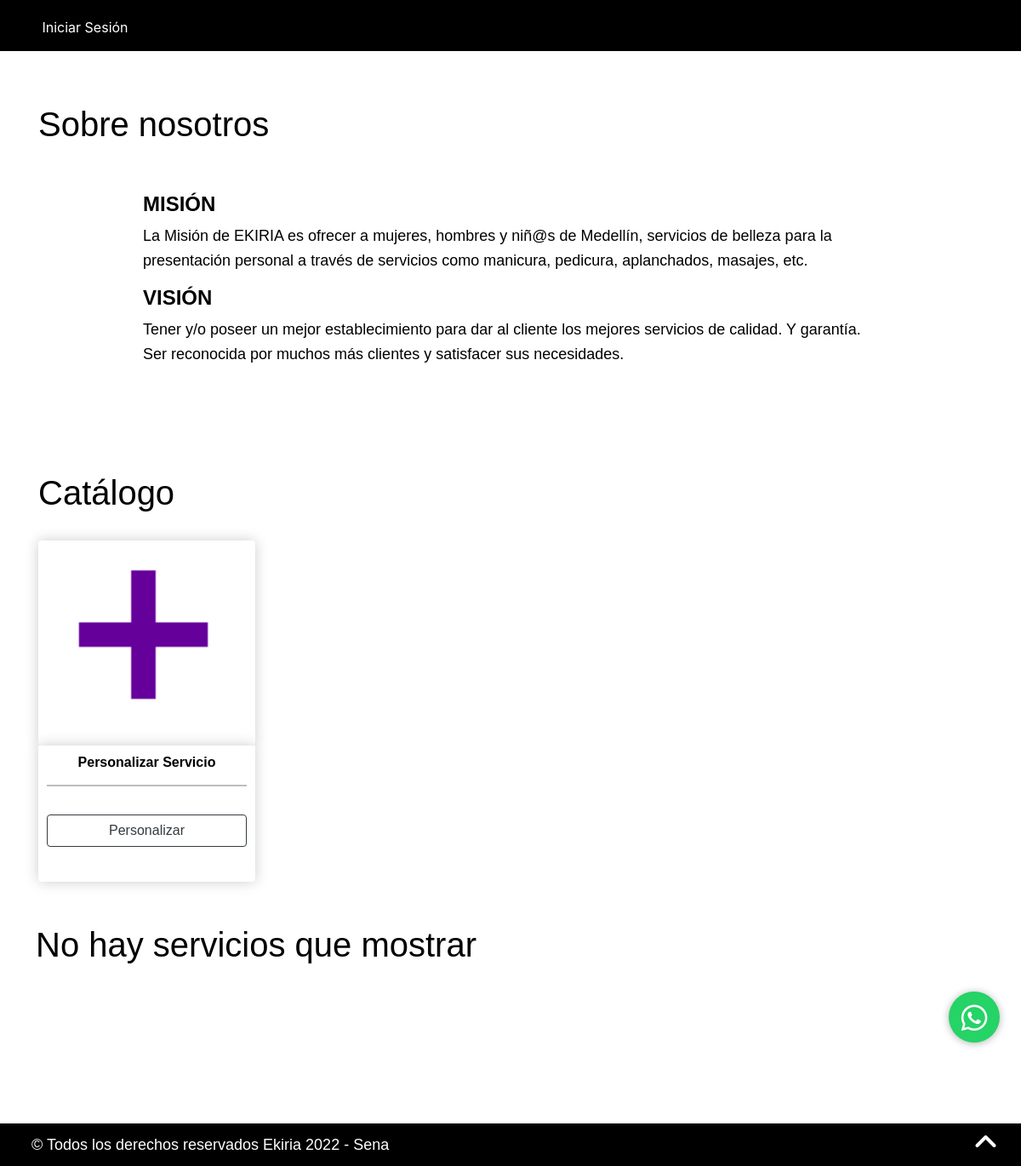
The page / on the database its author committed.
### Configuracion/models.py (models this page shows, shortened)
class cambios(models.Model):
    id_cambios =  models.AutoField(primary_key=True, unique=True)
    Color_Letra = models.CharField(max_length=20, null=False, blank=False)
    Color_Fondo = models.CharField(max_length=20, null=False, blank=False)
    tamano_Titulo = models.CharField(max_length=20, null=False, blank=False)
    tamano_Texto = models.CharField(max_length=20, null=False, blank=False)
    Tipo_Letra = models.CharField(max_length=20, null=False, blank=False)
    Texto_Mision= models.CharField(max_length=500, null=False, blank=False)
    Texto_Vision= models.CharField(max_length=500, null=False, blank=False)
    class Meta:
        db_table = "Cambios"

class cambiosFooter(models.Model):
    id_footer = models.AutoField(primary_key=True, unique=True)
    Direccion = models.CharField(max_length=500, null=False, blank=False)
    Telefono = models.CharField(max_length=20, null=False, blank=False)
    Derechos = models.CharField(max_length=20, null=False, blank=False)
    Footer_Color_Letra = models.CharField(max_length=20, null=False, blank=False)
    Footer_Color_Fondo = models.CharField(max_length=20, null=False, blank=False)
    Footer_tamano_Titulo = models.CharField(max_length=20, null=False, blank=False)
    Footer_tamano_Texto = models.CharField(max_length=20, null=False, blank=False)
    Footer_Tipo_Letra = models.CharField(max_length=20, null=False, blank=False)
    class Meta:
        db_table = "footer"

### Proyecto_Ekiria/views.py (the view, shortened to what this page needs)
# urls.py: path('', Inicio.as_view(), name="Inicio"),
class Inicio(View):
    def get(self, request, *args, **kwargs):
        try:
            Vista = VistasDiarias.objects.get(id_dia=datetime.today().strftime('%Y-%m-%d'))
            Vista.Contador = Vista.Contador + 1
            Vista.save()
        except:
            Vistas = VistasDiarias.objects.create(id_dia=datetime.today().strftime('%Y-%m-%d'))
            Vista = VistasDiarias.objects.get(id_dia=datetime.today().strftime('%Y-%m-%d'))
            Vista.Contador = Vista.Contador + 1
            Vista.save()
        catalogo = Catalogo.objects.all()
        catalogoLista = []
        cambiosQueryset = cambios.objects.all()
        cambiosfQueryset = cambiosFooter.objects.all()
        contexto = {'cambios':cambiosQueryset, 'footer':cambiosfQueryset, 'catalogo':catalogoLista}
        try:
            UserSesion = if_User(request)
            contexto["User"] = UserSesion
            return render(request, 'index.html', contexto)
        except:
            return render(request, 'index.html',contexto)

### Usuarios/context_processors.py (called while the page is built)
def registro_form(request):
    registro_form = Regitro()
    return{
        'registroForm':registro_form
    }

### Usuarios/views.py (called while the page is built)
def if_User(request):
    UserSesion=""
    if request.session:
        try:
            if request.session['pk']:
                imagen = Usuario.objects.get(id_usuario=request.session['pk'])
                imagen = imagen.img_usuario
                UserSesion = {"username":request.session['username'], "rol":request.session['rol'], "admin":request.session['Admin'],"imagen":imagen, "notify":request.session['notificaciones']}
                return UserSesion
        except:
            return False

### Proyecto_Ekiria/Templates/index.html (shortened to what this page needs)
{% extends "Menu_Usuario.html" %} {% block head %} {% load static %}
<head>
    <link rel="stylesheet" href="/static/Configuracion/css/estilo.css">
    <link rel="stylesheet" href="{% static 'Ventas/css/Ventas.css' %}">
</head>{% endblock head %} {% block Contenido %}
<div class="contenedorcambios">
    <h1 class="container tipo">Sobre nosotros</h1>
    {%if cambios%} {%for cambios in cambios%}
    <div class="ContenedorMision">
        <div class="ContMision">
            <div class="recuadro" id="texto" style="word-wrap: break-word;">
                <h4 id="text" class="tipo">MISIÓN</h4>
                <p id="text2" class="tipo">{{cambios.Texto_Mision}}<br>
                </p>
                <h4 id="text" class="tipo">VISIÓN</h4>
                <p id="text2" class="tipo">{{cambios.Texto_Vision}}</p>
            </div>
        </div>
    </div>
    {%endfor%} {%else%}
    <h1>No hay registros</h1>
    {%endif%}
</div>
<div class="container">
    <h1>Catálogo</h1>
    <br>
    <div class="row">
        <div class="col-md-3">
            <div class="box-element">
                <div align="center"><img class="img-fluid ServicePersonaliza" src="/static/Ventas/img/masMorado.png" width="200" height="200"></div>
            </div>
            <div class="box-element product" style="height: 160px;">
                <h6><strong><center>Personalizar Servicio</center> </strong></h6>
                <hr>
                <div class="contenedor-botones">
                    <a style="position: relative; top: 17px !important" class="btn btn-outline-dark" href="{%url 'Ventas:personalizar'%}"><span>Personalizar</span></a>
                </div>
            </div>
        </div>
        {% if catalogo %} {% for servicio in catalogo %}
        <div class="col-md-3">
            <img class="img ImgServiceCatalogo" src="/media/{{servicio.servicio_id.img_servicio}}" height="241">
            <div class="box-element product" style="height: 160px;">
                <h6 style="width:100%; overflow: hidden; white-space:nowrap; text-overflow: ellipsis;"><strong>{{servicio.servicio_id.nombre}}</strong></h6>
                <hr>
                <button onclick="location.href='Ventas/Catalogo'" class="btn btn-outline-success">Al Catalogo!</button>
                <a class="btn  btn-outline-primary" onclick="abrir_modal_detalleServicio('{% url 'Ventas:detalleSer' servicio.servicio_id.slug %}')">Ver</a>
                <hr>
                <h6 style="float: left; color: gray;"><strong>Precio:</strong></h6>
                <h6 style="float: right; "><strong>${{servicio.servicio_id.precio}}</strong></h6>
            </div>
        </div>
        {% endfor %} {% else %}
        <h1>No hay servicios que mostrar</h1>
        {% endif %}
    </div>
</div>
{% for i in footer %}
<a href="https://wa.me/{{i.Telefono}}" id="iconoWhatsapp" class="btn-wsp" target="_blank">
    <i class="fa-brands fa-whatsapp"></i>
</a>
{% endfor %}
{% endblock Contenido %} {% block modal %} {% endblock modal %} {% block scripts %}
<link rel="stylesheet" href="{% static 'Ventas/css/Ventas.css' %}">
{% endblock scripts %}

### Proyecto_Ekiria/Templates/Menu_Usuario.html (shortened to what this page needs)
{% include "preloader.html" %}
<!DOCTYPE html>
<html lang="es">
<head>
    {% block head %}{% endblock head %}
</head>
<body>
    <div class="contentMenu" id="contentMenu">{% if User %}
        <div class="toggle ">
            <i class="abrir fas fa-bars "></i>
            <i class="cerrar fas fa-times "></i>
        </div>
        {% else %}
        <div class="Init__Sec">
            <a href="{%url 'IniciarSesion'%}" style="color: white;">Iniciar Sesión</a>
        </div>
        {% endif %}
        <div class="menus">
        </div>
        <div class="grid">
            <div class="content" id="body-content-menu">
                <div class="relle">
                    <div class="contentDiv" id="div">
                        <br><br><br> {% block Contenido %}{% endblock Contenido %}
                    <br><br><br><br><br><br><br>
                </div>
            </div>
            {% block footer %}
            <div class="footerE">
                {%if footer%} {%for cambiosFooter in footer%}
                <div class="footerContent" id="texto2">
                    <div class="Principal">
                        <ul>
                            <li>
                                <h3 id="text4" class="tipo2">&copy; Todos los derechos reservados Ekiria {{cambiosFooter.Derechos}} - Sena</h3>
                            </li>
                            <li onclick="Footer()"><i class="fa fa-angle-up icon_show"></i></li>
                        </ul>
                    </div>
                </div>
                {%endfor%} {%else%}
                <h1>No hay registros</h1>
                {%endif%}
            </div>
            {% endblock footer %}
        </div>
    </div>
    </div>
    {%block scripts%} {%endblock scripts%}
</body>
</html>

### static/Proyecto_Ekiria/css/stylePreloader.css (style rules this page uses)
* { margin: 0; padding: 0; box-sizing: border-box; --black: #000000; --menu_color: #0f0f0f; --white: #fff; --ShinyPurple: #a200ff; --Purple: #572364; }
body { background: #fff !important; overflow: hidden; }
.contentMenu { visibility: hidden; }

### static/Proyecto_Ekiria/css/styleMenuUsuario.css (style rules this page uses)
* { margin: 0; padding: 0; box-sizing: border-box; }
body { min-height: 100vh; }
.grid { position: fixed; background-color: transparent; top: 0px; left: 0; bottom: 0; width: 100%; box-sizing: initial; display: flex; }
.content { margin-top: 60px; margin-bottom: 0px; }
@media (min-width: 950px) { .content { width: 100%; top: 0px; margin-right: 0px; overflow: auto; float: right; transition: 0.2s; } }
.menus { position: sticky; top: 0px; margin: 0 auto; width: 100%; height: 60px; border-bottom: 2px solid black; background: var(--menu_color); z-index: 9; background-color: black; }
.content .contentDiv { position: relative; top: -10px; width: 100%; padding: 0; }
.Init__Sec { position: fixed; top: 12px; bottom: 0px; width: 200px; height: 40px; cursor: pointer; display: flex; justify-content: center; align-items: center; z-index: 10; transition: 0.5s; }
.footerE { position: fixed; bottom: 0; margin: 0; width: 100%; padding: 0; margin: 0; z-index: 10; }
.footerE .footerContent { padding: 5px; list-style: none; }
.footerE .footerContent .Principal ul { list-style: none; display: flex; justify-content: space-between; padding-right: 15px; font-size: 18px; margin-bottom: 0px; }
.footerE .footerContent .Principal ul li { margin-top: 10px; }
.footerE .footerContent .Principal ul li i { font-size: 32px; margin-top: -20px; padding: 0 7.5px 5px 7px; }

### static/Configuracion/css/estilo.css (style rules this page uses)
* { margin: 0; padding: 0; text-decoration: none; }
.recuadro #text { font-weight: 600; }
.ContenedorMision, .contactenos { width: 80%; margin-left: 10%; margin-bottom: 5%; }
.ContMision, .seleccionar2, .contfooter, .principalPermisos { padding: 5%; }

### static/Ventas/css/Ventas.css (style rules this page uses)
* { margin: 0; padding: 0; box-sizing: border-box; z-index: 0; }
.box-element { box-shadow:hsl(0, 0%, 80%) 0 0 16px; background-color: #fff; border-radius: 4px; padding: 10px; }
.product { border-radius: 0 0 4px 4px; margin-bottom: 50px; }
.contenedor-botones { width: 100%; display: grid; grid-template-rows: 1fr 1fr; }

### Proyecto_Ekiria/Templates/preloader.html (style rules this page uses)
.Init__Sec { display: none; }
.menus { display: none; }
.btn { display: none; }
.footerE { display: none; }

### rows shown on the page
cambios: Texto_Mision "La Misión de EKIRIA es ofrecer a mujeres, hombres y niñ@s de Medellín, servicios de belleza para la presentación personal a través de servicios como manicura, pedicura, aplanchados, masajes, etc.", Texto_Vision "Tener y/o poseer un mejor establecimiento para dar al cliente los mejores servicios de calidad. Y garantía. Ser reconocida por muchos más clientes y satisfacer sus necesidades."
cambiosFooter: Derechos "2022"
